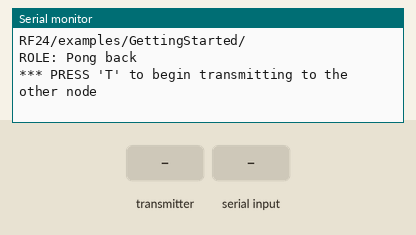
The sketch below on a simulated Arduino Uno, built with avr-gcc and run on an emulated ATmega328P. Parts: the last lines printed to the serial monitor. The inputs (shaded band) are chosen by the test bench. No radio packets arrive unless stated.

Above: at 1.2 s.
1.3 s: the transmitter starts sending got_data = 0
At 2.2 s:
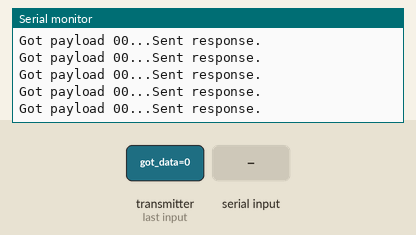
3.2 s: "T" received over Serial
At 4.0 s:
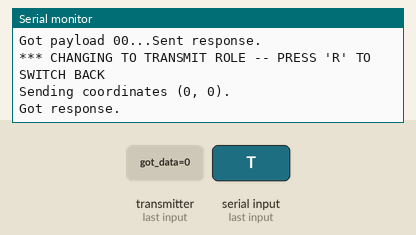
Timing chart, 0 to 6.2 s (numbered marks = the images above; inputs shaded):
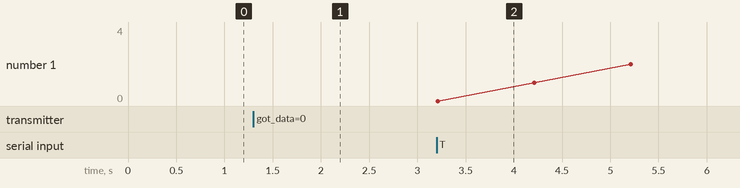

Measured:
- after the input at 1.3 s, the serial monitor: prints a new line at once (image 1)
- after the input at 3.2 s, the serial monitor: prints a new line at once (image 2)

The sketch:

RadioWithSPI.ino
```cpp
// (licence header left out)
/**
 * Example for Getting Started with nRF24L01+ radios.
 *
 * This is an example of how to use the RF24 class.  Write this sketch to two
 * different nodes.  Put one of the nodes into 'transmit' mode by connecting
 * with the serial monitor and sending a 'T'.  The ping node sends the current
 * time to the pong node, which responds by sending the value back.  The ping
 * node can then see how long the whole cycle took.
 */

#include <SPI.h>
#include "nRF24L01.h"
#include "RF24.h"
#include "printf.h"

//
// Hardware configuration
//

// Set up nRF24L01 radio on SPI bus plus pins 9 & 10
RF24 radio(9,10);

// The radio uses pin 10 (the other slave select pin on the Arduino) so use
// pin 4 for FPGA communication
const int FPGA_SS = 4;

//
// Topology
//

// Radio pipe addresses for the 2 nodes to communicate.
const uint64_t pipes[2] = { 0x0000000002LL, 0x0000000003LL };

//
// Role management
//
// Set up role.  This sketch uses the same software for all the nodes
// in this system.  Doing so greatly simplifies testing.
//

// The various roles supported by this sketch
typedef enum { role_ping_out = 1, role_pong_back } role_e;

// The debug-friendly names of those roles
const char* role_friendly_name[] = { "invalid", "Ping out", "Pong back"};

// The role of the current running sketch
role_e role = role_pong_back;

unsigned int pack_payload(unsigned char x, unsigned char y) {
  // Top 4 bits are y and bottom 4 bits are x
  return (y << 4) | x;
}

void digitalFPGAWrite(unsigned char value) {
  digitalWrite(FPGA_SS, LOW);
  SPI.transfer(value); // send a byte over SPI
  digitalWrite(FPGA_SS, HIGH);
}

void setup(void)
{
  //
  // Print preamble
  //
  Serial.begin(57600);
  printf_begin();
  printf("\n\rRF24/examples/GettingStarted/\n\r");
  printf("ROLE: %s\n\r",role_friendly_name[role]);
  printf("*** PRESS 'T' to begin transmitting to the other node\n\r");

  //
  // Setup and configure FPGA SPI link
  //
  pinMode(FPGA_SS, OUTPUT);
  digitalWrite(FPGA_SS, HIGH);
  SPI.begin();
  SPI.beginTransaction(SPISettings(8000000,MSBFIRST,SPI_MODE0));

  //
  // Setup and configure rf radio
  //
  radio.begin();

  // optionally, increase the delay between retries & # of retries
  radio.setRetries(15,15);
  radio.setAutoAck(true);
  // set the channel
  radio.setChannel(0x50);
  // set the power
  // RF24_PA_MIN=-18dBm, RF24_PA_LOW=-12dBm, RF24_PA_MED=-6dBM, and RF24_PA_HIGH=0dBm.
  radio.setPALevel(RF24_PA_MIN);
  //RF24_250KBPS for 250kbs, RF24_1MBPS for 1Mbps, or RF24_2MBPS for 2Mbps
  radio.setDataRate(RF24_250KBPS);

  // optionally, reduce the payload size.  seems to
  // improve reliability
  //radio.setPayloadSize(8);

  //
  // Open pipes to other nodes for communication
  //

  // This simple sketch opens two pipes for these two nodes to communicate
  // back and forth.
  // Open 'our' pipe for writing
  // Open the 'other' pipe for reading, in position #1 (we can have up to 5 pipes open for reading)

  if ( role == role_ping_out )
  {
    radio.openWritingPipe(pipes[0]);
    radio.openReadingPipe(1,pipes[1]);
  }
  else
  {
    radio.openWritingPipe(pipes[1]);
    radio.openReadingPipe(1,pipes[0]);
  }

  //
  // Start listening
  //

  radio.startListening();

  //
  // Dump the configuration of the rf unit for debugging
  //

  radio.printDetails();
}

void loop(void)
{
  //
  // Ping out role.  Repeatedly send the current time
  //

  if (role == role_ping_out)
  {
    unsigned char x, y;
    unsigned char payload;

    for (x = 0; x < 4; x++) {
      for (y = 0; y < 5; y++) {
        // First, stop listening so we can talk.
        radio.stopListening();

        payload = pack_payload(x, y);
        printf("Sending coordinates (%d, %d).\n", x, y);
        bool ok = radio.write( &payload, sizeof(unsigned char) );

        // Now, continue listening
        radio.startListening();

        // Wait here until we get a response, or timeout (250ms)
        unsigned long started_waiting_at = millis();
        bool timeout = false;
        while ( ! radio.available() && ! timeout )
          if (millis() - started_waiting_at > 200 )
            timeout = true;

        // Describe the results
        if ( timeout ) {
          printf("Failed, response timed out.\n\r");
        }
        else {
          printf("Got response.\n");
        }

        delay(1000);
      }
    }
  }

  //
  // Pong back role.  Receive each packet, dump it out, and send it back
  //

  if ( role == role_pong_back )
  {
    // if there is data ready
    if ( radio.available() )
    {
      // Dump the payloads until we've gotten everything
      unsigned char got_data;
      bool done = false;
      while (!done)
      {
        // Fetch the payload, and see if this was the last one.
        done = radio.read( &got_data, sizeof(unsigned char) );

        // Spew it
        // Print the received data as a decimal
        printf("Got payload %.2x...", got_data & 0xff);

        // Send it to the payload to the FPGA
        // It expect the same packet format as the radio uses
        digitalFPGAWrite(got_data);

        // Delay just a little bit to let the other unit
        // make the transition to receiver
        delay(20);

      }

      // First, stop listening so we can talk
      radio.stopListening();

      // Send the final one back.
      radio.write( &got_data, sizeof(unsigned char) );
      printf("Sent response.\n\r");

      // Now, resume listening so we catch the next packets.
      radio.startListening();
    }
  }

  //
  // Change roles
  //

  if ( Serial.available() )
  {
    char c = toupper(Serial.read());
    if ( c == 'T' && role == role_pong_back )
    {
      printf("*** CHANGING TO TRANSMIT ROLE -- PRESS 'R' TO SWITCH BACK\n\r");

      // Become the primary transmitter (ping out)
      role = role_ping_out;
      radio.openWritingPipe(pipes[0]);
      radio.openReadingPipe(1,pipes[1]);
    }
    else if ( c == 'R' && role == role_ping_out )
    {
      printf("*** CHANGING TO RECEIVE ROLE -- PRESS 'T' TO SWITCH BACK\n\r");

      // Become the primary receiver (pong back)
      role = role_pong_back;
      radio.openWritingPipe(pipes[1]);
      radio.openReadingPipe(1,pipes[0]);
    }
  }
}
// vim:cin:ai:sts=2 sw=2 ft=cpp
```

printf.h
```cpp
// (licence header left out)
/**
 * @file printf.h
 *
 * Setup necessary to direct stdout to the Arduino Serial library, which
 * enables 'printf'
 */

#ifndef __PRINTF_H__
#define __PRINTF_H__

#ifdef ARDUINO

int serial_putc( char c, FILE * )
{
  Serial.write( c );

  return c;
}

void printf_begin(void)
{
  fdevopen( &serial_putc, 0 );
}

#else
#error This example is only for use on Arduino.
#endif // ARDUINO

#endif // __PRINTF_H__
```
